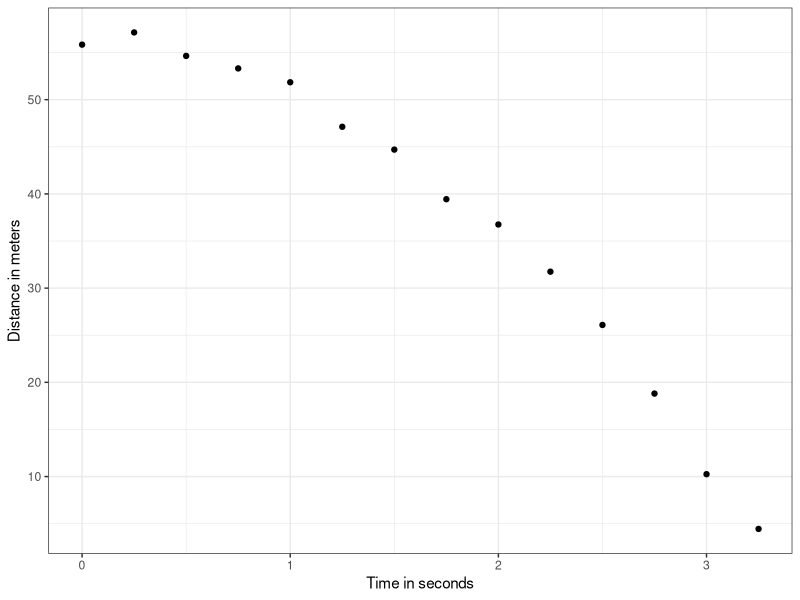
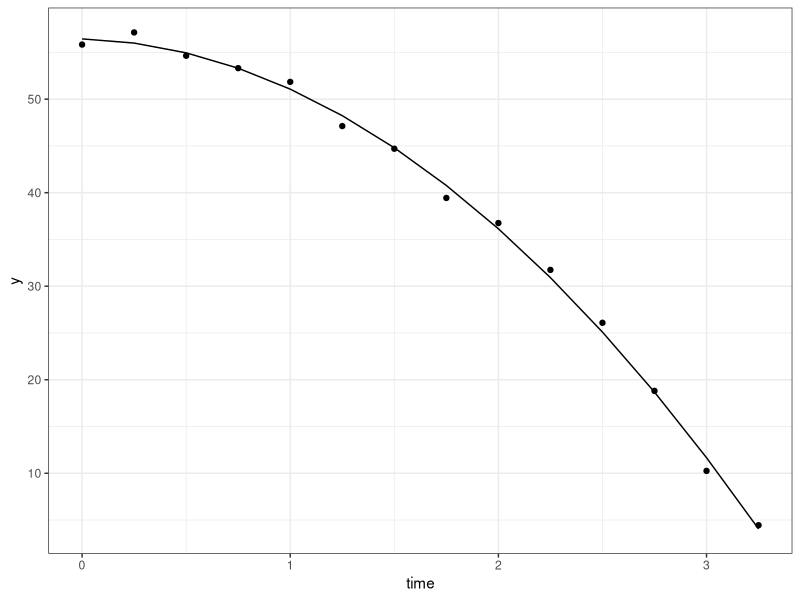

Generate these figures, in order, with R:
# -----------------------------------------------------------
#
# Measurement Error Models
#
# -----------------------------------------------------------

# Set up
library(tidyverse)
library(tidyr)
library(dslabs)
library(dplyr)
library(broom)
library(ggplot2)
ds_theme_set()

falling_object <- rfalling_object()
str(falling_object)
head(falling_object)

# Up until now, all our linear regression examples have been applied to two or
# more random variables. We assume the pairs are bivariate normal and use this
# to motivate a linear model. This approach covers most of real life examples
# where linear regression is used. The other major application comes from
# measurement error models.

# In these applications, it is common to have a nonrandom covariates, such as
# time. And randomness is introduced from measurement error, rather than
# sampling or natural variability. To understand these models, we're going to
# use a motivation example related to physics. Imagine you are Galileo in the
# 16th century trying to describe the velocity of a falling object. An assistant
# climbs the Tower of Pisa and drops a ball. While several other assistants
# record the position at different times. The falling object data set contains
# an example of what that data would look like.

falling_object %>%
  ggplot(aes(time, observed_distance)) +
  geom_point() +
  ylab("Distance in meters") +
  xlab("Time in seconds")

# The assistant hands the data to Galileo and this is what he sees. He uses
# ggplot to make a plot. Here we see the distance in meters that has dropped on
# the y-axis and time on the x-axis. Galileo does not know the exact equation,
# but from data exploration, by looking at the plot, he deduces that the
# position should follow a parabola, which we can write like this.

# f(x) = Bo + B1x + B2x^2

# The data does not fall exactly on a parabola, but Galileo knows that this is
# due to measurement error. His helpers make mistakes when measuring the
# distance the ball has fallen. To account for this, we write this model.

# Yi = Bo + B1xi + B2x^2i + Ei, i = 1, .... n

# Here, y represents the distance the ball is dropped in meters. Xi represents
# time in seconds. And epsilon represents measurement error. The measurement
# error is assumed to be random, independent from each other and having the same
# distribution from each i. We also assume that there is no bias, which means
# that the expected value of epsilon is 0. Note that this is a linear model
# because it is a linear combination of known quantities. X and x squared are
# known and unknown parameters, the betas. Unlike our previous example, the x's
# are fixed quantities. This is just time. We're not conditioning. Now to pose a
# new physical theory and start making predictions about other falling objects,
# Galileo needs actual numbers, rather than the unknown parameters. The LSE
# squares estimates seem like a reasonable approach. So how do we find the LSE
# squares estimates? Note that the LSE calculations do not require the errors to
# be approximately normal. The lm( ) function will find the betas that minimize
# the residual sum of squares, which is what we want. So we use this code to
# obtain our estimated parameters.

fit <- falling_object %>%
  mutate(y = observed_distance,time_sq = time^2)  %>%
  lm(y ~ time + time_sq, data = .)
tidy(fit)
#          term   estimate std.error   statistic      p.value
# 1 (Intercept) 56.4275647 0.6650355  84.8489541 7.595719e-17
# 2        time -0.3331966 0.9502214  -0.3506516 7.324728e-01
# 3     time_sq -4.9094298 0.2818953 -17.4157911 2.344819e-09

# To check if the estimated parabola fits the data, the broom function augment()
# lets us do this easily. Using this code, we can make the following plot.

augment(fit) %>%
  ggplot() +
  geom_point(aes(time, y)) +
  geom_line(aes(time, .fitted))

# Note that the predicted values go right through the points. Now, thanks to my
# high school physics teacher, I know that the equation for the trajectory of a
# falling object is the following.

# d = h0 + v0t - 0.5 x 9.8t^2

# With h0 and v0, the starting height and starting velocity respectively. The
# data we use follow this equation and added measurement error to simulate an
# observation. Dropping the ball, that means the starting velocity is 0 because
# we start just by dropping it from the Tower of Pisa, which has a height of
# about 56.67 meters. These known quantities are consistent with the parameters
# that we estimated, which we can see using the tidy function. Here they are.

tidy(fit, conf.int = TRUE)
#          term   estimate std.error   statistic      p.value  conf.low conf.high
# 1 (Intercept) 56.4275647 0.6650355  84.8489541 7.595719e-17 54.963832 57.891298
# 2        time -0.3331966 0.9502214  -0.3506516 7.324728e-01 -2.424620  1.758227
# 3     time_sq -4.9094298 0.2818953 -17.4157911 2.344819e-09 -5.529877 -4.288982

# The Tower of Pisa height is within the confidence interval for beta 0. The
# initial velocity of 0 is in the confidence interval for beta 1. Note that the
# p value is larger than 0.05, which means we wouldn't reject the hypothesis
# that the starting velocity is 0. And finally, the acceleration constant is in
# the confidence intervals for negative 2 times beta 2.
